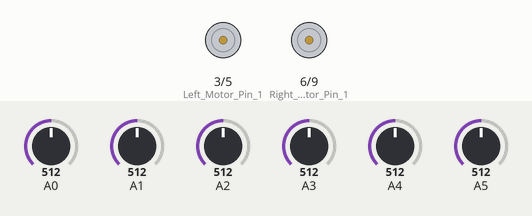
Bench run of a sketch on a simulated Arduino Uno, built with avr-gcc and run on an emulated ATmega328P. Shown: motor-driver pin pairs drawn as motors (green arrow = first pin HIGH = forward, orange = second pin HIGH = backward, longer = more drive). The test bench sets the inputs (shaded band); at power-on: A0 = 512, A1 = 512, A2 = 512, A3 = 512, A4 = 512, A5 = 512.

Above: at 1.2 s.
1.3 s: A0 set to 838
2.8 s: A0 set to 857
At 3.4 s:
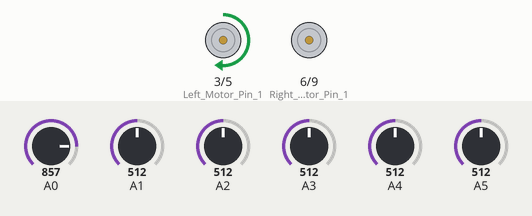
4.3 s: A1 set to 992
At 5.5 s:
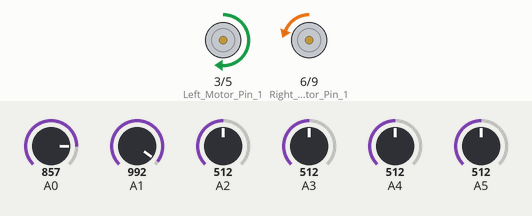
5.8 s: A2 set to 841
7.3 s: A2 set to 859
At 8.0 s:
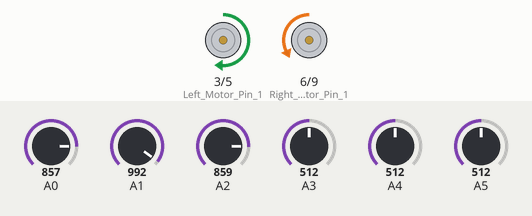
8.8 s: A3 set to 992
At 9.1 s:
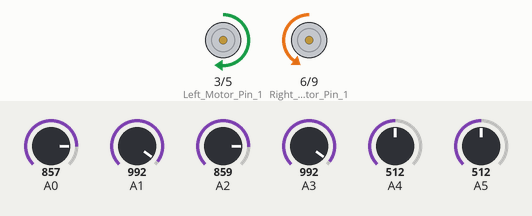
Timing chart, 0 to 11.3 s (numbered marks = the images above; inputs shaded):
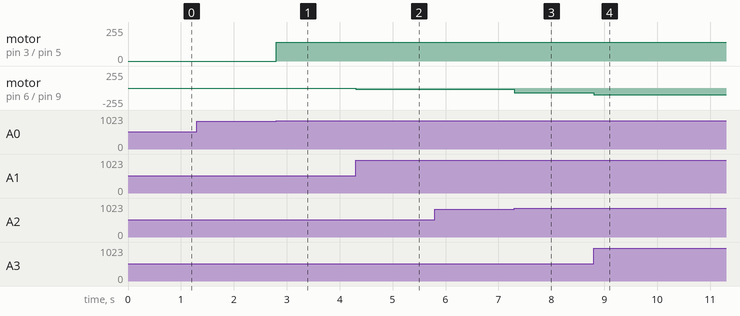

Measured:
- the behaviour switches between 850 and 851 on A0 (found by bisection; images 0 and 1)
- the behaviour switches between 850 and 851 on A2 (found by bisection; images 2 and 3)
- after the input at 1.3 s, every drawn part: stays the same
- after the input at 2.8 s, motor on pin 3 (Left_Motor_Pin_1) / pin 5 (Left_Motor_Pin_2): stopped → forward 140/255 at once
- after the input at 4.3 s, motor on pin 6 (Right_Motor_Pin_1) / pin 9 (Right_Motor_Pin_2): stopped → backward 20/255 at once
- after the input at 5.8 s, every drawn part: stays the same
- after the input at 7.3 s, motor on pin 6 (Right_Motor_Pin_1) / pin 9 (Right_Motor_Pin_2): backward 20/255 → backward 70/255 at once
- after the input at 8.8 s, motor on pin 6 (Right_Motor_Pin_1) / pin 9 (Right_Motor_Pin_2): backward 70/255 → backward 100/255 at once

The sketch:

code_v1.ino
```cpp
#define I1 3
#define I2 5
#define I3 6
#define I4 9
#define whiteConst 850

int sensorReading[6];

int PWM_Right, PWM_Left;

void setup() {
    pinMode(3, OUTPUT); //Left Motor Pin 1
    pinMode(5, OUTPUT); //Left Motor Pin 2
    pinMode(6, OUTPUT); //Right Motor Pin 1
    pinMode(9, OUTPUT); //Right Motor Pin 2
    Serial.begin(9600); //Enable Serial Communications
}

void loop() {
    lineFollow();
}

void lineFollow() {
    readSensor();
    if (sensorReading[0] == 1 && sensorReading[1] == 1 && sensorReading[2] == 1 && sensorReading[3] == 1 && sensorReading[4] == 1 && sensorReading[5] == 0){
          PWM_Right = 0;
          PWM_Left = 140;
    } else if (sensorReading[0] == 1 && sensorReading[1] == 1 && sensorReading[2] == 1 && sensorReading[3] == 1 && sensorReading[4] == 0 && sensorReading[5] == 0){
          PWM_Right = 20;
          PWM_Left = 140;
    } else if (sensorReading[0] == 1 && sensorReading[1] == 1 && sensorReading[2] == 1 && sensorReading[3] == 0 && sensorReading[4] == 0 && sensorReading[5] == 0){
          PWM_Right = 70;
          PWM_Left = 140;
    } else if (sensorReading[0] == 1 && sensorReading[1] == 1 && sensorReading[2] == 0 && sensorReading[3] == 0 && sensorReading[4] == 0 && sensorReading[5] == 0){
          PWM_Right = 100;
          PWM_Left = 140;
    } else if (sensorReading[0] == 1 && sensorReading[1] == 0 && sensorReading[2] == 0 && sensorReading[3] == 0 && sensorReading[4] == 0 && sensorReading[5] == 1){
          PWM_Right = 140;
          PWM_Left = 140;
    }else if (sensorReading[0] == 0 && sensorReading[1] == 0 && sensorReading[2] == 0 && sensorReading[3] == 0 && sensorReading[4] == 1 && sensorReading[5] == 1){
          PWM_Right = 140;
          PWM_Left = 100;
    } else if (sensorReading[0] == 0 && sensorReading[1] == 0 && sensorReading[2] == 0 && sensorReading[3] == 1 && sensorReading[4] == 1 && sensorReading[5] == 1){
          PWM_Right = 140;
          PWM_Left = 70;
    } else if (sensorReading[0] == 0 && sensorReading[1] == 0 && sensorReading[2] == 1 && sensorReading[3] == 1 && sensorReading[4] == 1 && sensorReading[5] == 1){
          PWM_Right = 140;
          PWM_Left = 20;
    } else if (sensorReading[0] == 0 && sensorReading[1] == 1 && sensorReading[2] == 1 && sensorReading[3] == 1 && sensorReading[4] == 1 && sensorReading[5] == 1){
          PWM_Right = 140;
          PWM_Left = 0;
    }

    analogWrite(3, PWM_Right);
    analogWrite(5, 0);
    analogWrite(6, 0);
    analogWrite(9, PWM_Left);
}

void readSensor() {
  sensorReading[0] = (analogRead(A0) <= whiteConst) ? 1 : 0;
  sensorReading[1] = (analogRead(A1) <= whiteConst) ? 1 : 0;
  sensorReading[2] = (analogRead(A2) <= whiteConst) ? 1 : 0;
  sensorReading[3] = (analogRead(A3) <= whiteConst) ? 1 : 0;
  sensorReading[4] = (analogRead(A4) <= whiteConst) ? 1 : 0;
  sensorReading[5] = (analogRead(A5) <= whiteConst) ? 1 : 0;
  /*int i;
  for(i = 0;i<6;i++){
    Serial.print(sensorReading[i]);
  }
  Serial.print("        ");
Serial.print(analogRead(A0));
Serial.print("   ");
Serial.print(analogRead(A1));
Serial.print("   ");
Serial.print(analogRead(A2));
Serial.print("   ");
Serial.print(analogRead(A3));
Serial.print("   ");
Serial.print(analogRead(A4));
Serial.print("   ");
Serial.println(analogRead(A5));*/

}
```
